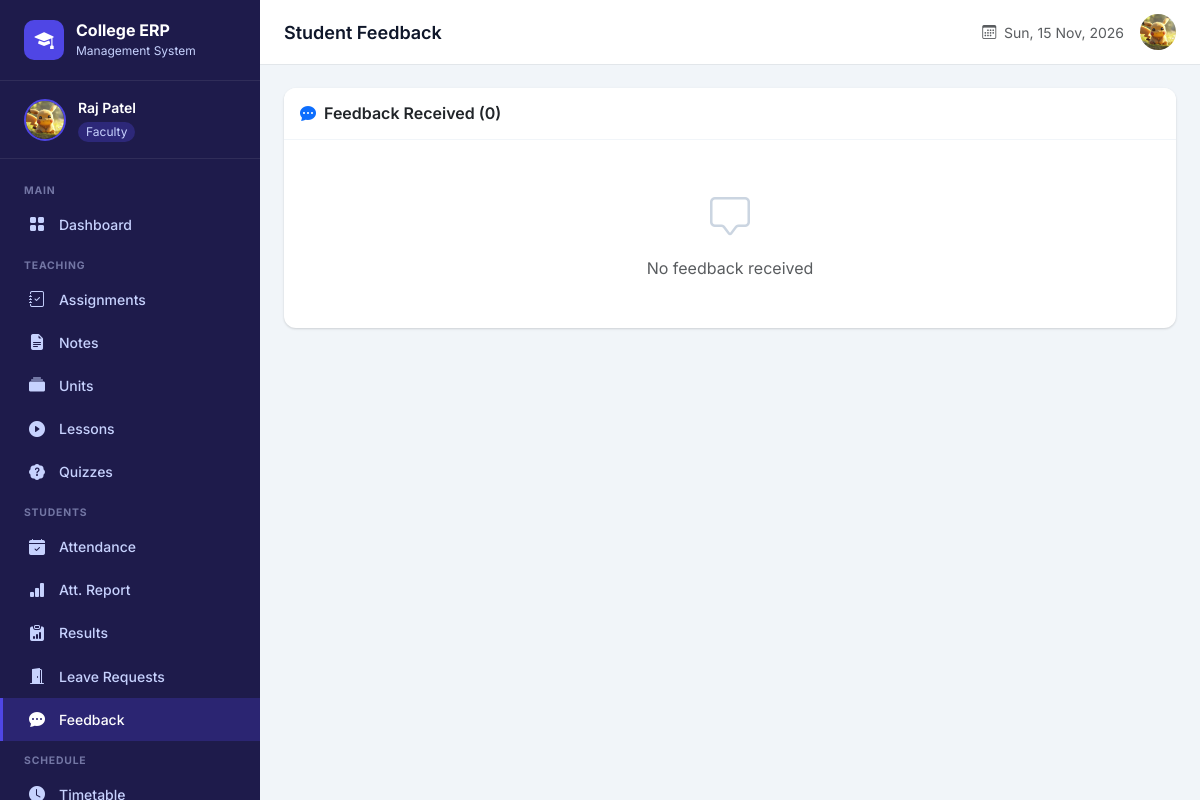
The page /faculty/feedback/ (signed in) on the database its author committed.
### faculty/models.py (models this page shows, shortened)
class Staff(models.Model):
    ROLE_CHOICES = (
         ('dean', 'Dean'),
        ('faculty', 'Faculty'),
        ('hod', 'Head of Department'),
    )
    GENDER_CHOICES = (
        ('male', 'Male'),
        ('female', 'Female'),
        ('other', 'Other'),
    )
    user = models.OneToOneField(User, on_delete=models.CASCADE, related_name='staff_profile')
    staff_id = models.CharField(max_length=20, unique=True)
    name = models.CharField(max_length=100)
    email = models.EmailField(unique=True)
    mobile= models.CharField(
        max_length=10,
        validators=[mobile_validator])
    gender = models.CharField(max_length=10, choices=GENDER_CHOICES, default='male')
    dob = models.DateField(null=True, blank=True)
    image = models.ImageField(upload_to='staff_images/', blank=True, null=True)
    role = models.CharField(max_length=20, choices=ROLE_CHOICES, default='faculty')
    department = models.ForeignKey(
        'account.Department', on_delete=models.SET_NULL,
        null=True, blank=True, related_name='staff_members'
    )
    qualification = models.CharField(max_length=200, blank=True)
    experience = models.CharField(max_length=200, blank=True)
    address = models.TextField(blank=True)
    joining_date = models.DateField(null=True, blank=True)
    is_active = models.BooleanField(default=True)
    created_at = models.DateTimeField(auto_now_add=True)
    class Meta:
        ordering = ['name']
        verbose_name = 'Staff'
        verbose_name_plural = 'Staff Members'

### faculty/views.py (the view)
    def wrapper(request, *args, **kwargs):
        if not request.user.is_authenticated:
            messages.warning(request, "Please log in.")
            return redirect('login')
        try:
            staff = request.user.staff_profile
            request.staff = staff
        except Staff.DoesNotExist:
            if request.user.is_superuser:
                request.staff = None
            else:
                messages.error(request, "Faculty access required.")
                return redirect('login')
        return view_func(request, *args, **kwargs)

### faculty/views.py (called while the page is built)
def faculty_required(view_func):
    def wrapper(request, *args, **kwargs):
        if not request.user.is_authenticated:
            messages.warning(request, "Please log in.")
            return redirect('login')
        try:
            staff = request.user.staff_profile
            request.staff = staff
        except Staff.DoesNotExist:
            if request.user.is_superuser:
                request.staff = None
            else:
                messages.error(request, "Faculty access required.")
                return redirect('login')
        return view_func(request, *args, **kwargs)
    wrapper.__name__ = view_func.__name__
    return wrapper

def get_staff(request):
    try:
        return request.user.staff_profile
    except (Staff.DoesNotExist, AttributeError):
        return None

@faculty_required
def faculty_feedback(request):
    staff = get_staff(request)
    feedbacks = Feedback.objects.filter(faculty=staff).select_related('student').order_by('-created_at')
    return render(request, 'faculty/feedback.html', {'feedbacks': feedbacks, 'staff': staff})

### templates/faculty/feedback.html (shortened to what this page needs)
{% extends "faculty/base_faculty.html" %}
{% block page_title %}Student Feedback{% endblock %}
{% block content %}
<div class="card">
  <div class="card-header py-3"><h6 class="mb-0 fw-semibold"><i class="bi bi-chat-dots-fill text-primary me-2"></i>Feedback Received ({{ feedbacks|length }})</h6></div>
  <div class="card-body p-0">
    {% for fb in feedbacks %}
      <div class="p-4 border-bottom">
        <div class="d-flex justify-content-between align-items-start mb-2">
          <div>
            <div class="fw-semibold">{{ fb.subject_text }}</div>
            <div class="text-muted" style="font-size:.8rem">From: {{ fb.student.name }} &bull; {{ fb.created_at|date:"d M Y" }}</div>
          </div>
          <a href="{% url 'reply_feedback' fb.id %}" class="btn btn-sm btn-outline-primary rounded-3"><i class="bi bi-reply me-1"></i>Reply</a>
        </div>
        <div class="p-3 rounded-3" style="background:#f8fafc;font-size:.875rem">{{ fb.message }}</div>
        {% if fb.reply %}<div class="mt-2 p-3 rounded-3" style="background:#f0fdf4;border-left:3px solid #10b981;font-size:.875rem"><span class="text-success fw-semibold">Your reply:</span> {{ fb.reply }}</div>{% endif %}
      </div>
    {% empty %}
      <div class="text-center py-5 text-muted"><i class="bi bi-chat-square" style="font-size:2.5rem;color:#cbd5e1"></i><div class="mt-2">No feedback received</div></div>
    {% endfor %}
  </div>
</div>
{% endblock %}

### templates/faculty/base_faculty.html (shortened to what this page needs)
{% extends "base/layout.html" %}
{% block sidebar_user %}
  {% if staff %}
    {% if staff.image %}
      <img src="{{ staff.image.url }}" alt="{{ staff.name }}"/>
    {% else %}
      <div class="user-avatar-placeholder">{{ staff.name|first|upper }}</div>
    {% endif %}
    <div class="user-info">
      <div class="user-name">{{ staff.name }}</div>
      <span class="user-role">{{ staff.get_role_display }}</span>
    </div>
  {% endif %}
{% endblock %}
{% block sidebar_nav %}
  <div class="sidebar-section-label">Main</div>
  <a href="{% url 'faculty_dashboard' %}"><i class="bi bi-grid-fill"></i> Dashboard</a>
  <div class="sidebar-section-label">Teaching</div>
  <a href="{% url 'faculty_assignments' %}"><i class="bi bi-journal-check"></i> Assignments</a>
  <a href="{% url 'faculty_notes' %}"><i class="bi bi-file-earmark-text-fill"></i> Notes</a>
  <a href="{% url 'faculty_units' %}"><i class="bi bi-collection-fill"></i> Units</a>
  <a href="{% url 'faculty_lessons' %}"><i class="bi bi-play-circle-fill"></i> Lessons</a>
  <a href="{% url 'faculty_quizzes' %}"><i class="bi bi-patch-question-fill"></i> Quizzes</a>
  <div class="sidebar-section-label">Students</div>
  <a href="{% url 'faculty_attendance' %}"><i class="bi bi-calendar-check-fill"></i> Attendance</a>
  <a href="{% url 'attendance_report' %}"><i class="bi bi-bar-chart-fill"></i> Att. Report</a>
  <a href="{% url 'faculty_results' %}"><i class="bi bi-clipboard-data-fill"></i> Results</a>
  <a href="{% url 'faculty_leave_requests' %}"><i class="bi bi-door-open-fill"></i> Leave Requests</a>
  <a href="{% url 'faculty_feedback' %}"><i class="bi bi-chat-dots-fill"></i> Feedback</a>
  <div class="sidebar-section-label">Schedule</div>
  <a href="{% url 'faculty_timetable' %}"><i class="bi bi-clock-fill"></i> Timetable</a>
{% endblock %}
{% block topbar_right %}
  {% if staff and staff.image %}
    <img src="{{ staff.image.url }}" class="topbar-avatar" alt="{{ staff.name }}"/>
  {% elif staff %}
    <div style="width:36px;height:36px;background:#4f46e5;border-radius:50%;display:flex;align-items:center;justify-content:center;color:white;font-weight:600">
      {{ staff.name|first|upper }}
    </div>
  {% endif %}
{% endblock %}

### templates/base/layout.html (style rules this page uses)
:root { --sidebar-width: 260px; --topbar-height: 64px; --primary: #4f46e5; --primary-dark: #3730a3; --sidebar-bg: #1e1b4b; --sidebar-hover: #312e81; --sidebar-text: #c7d2fe; --sidebar-active: #4f46e5; --card-shadow: 0 1px 3px rgba(0,0,0,.1), 0 1px 2px rgba(0,0,0,.06); }
* { font-family: 'Inter', sans-serif; }
body { background: #f1f5f9; min-height: 100vh; }
.sidebar-user img { width: 42px; height: 42px; border-radius: 50%; object-fit: cover; border: 2px solid var(--primary); }
.sidebar-user .user-info .user-name { color: white; font-weight: 600; font-size: .875rem; }
.sidebar-user .user-info .user-role { color: var(--sidebar-text); font-size: .75rem; background: rgba(79,70,229,.3); padding: 1px 8px; border-radius: 20px; display: inline-block; margin-top: 2px; }
.sidebar-section-label { color: rgba(199,210,254,.5); font-size: .65rem; font-weight: 700; text-transform: uppercase; letter-spacing: .08em; padding: .75rem 1.5rem .25rem; }
.sidebar-nav a { display: flex; align-items: center; gap: .75rem; padding: .6rem 1.5rem; color: var(--sidebar-text); text-decoration: none; font-size: .875rem; font-weight: 500; transition: all .15s; border-left: 3px solid transparent; }
.sidebar-nav a.active { background: rgba(79,70,229,.25); color: white; border-left-color: var(--primary); }
.sidebar-nav a i { font-size: 1rem; width: 20px; text-align: center; }
.topbar .topbar-avatar { width: 36px; height: 36px; border-radius: 50%; object-fit: cover; cursor: pointer; }
.card { border: none; box-shadow: var(--card-shadow); border-radius: 12px; }
.card-header { background: white; border-bottom: 1px solid #f1f5f9; border-radius: 12px 12px 0 0 !important; }

### rows shown on the page
Staff: image (picture), name "Raj Patel", role "Faculty"

### other values the page prints
{{ feedbacks|length }} "0"
